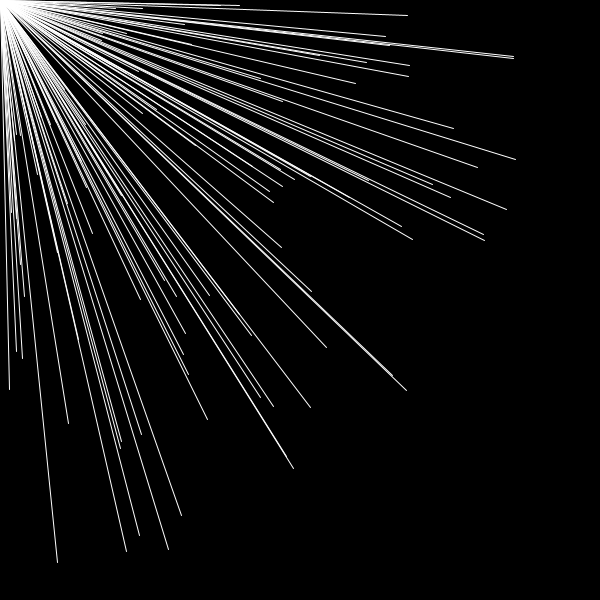
Frame 1 (no input)
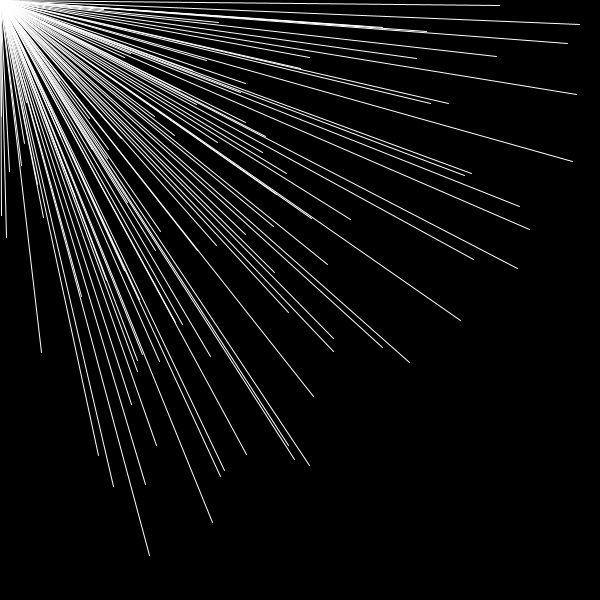
Frame 2 (the mouse pressed at the canvas centre, redrawn once)

The Processing sketch that drew these frames (run headless with seeded random() and noise(); the mouse was pressed at the canvas centre and the sketch redrawn once):

// Processing sketch: intro_pvector
// ── intro_pvector.pde
// renaud.jean-francois(arobas)uqam(point)ca
// Syntaxe Processing version 3.5.4
// lundi, 10 octobre 2022

PVector p1 = new PVector();

void setup() {
  size(600, 600);
  background(0);

  noFill();
  stroke(255);

  noLoop();
}

void draw() {
  background(0);

  for (int i=0; i < 100; i++) {

    float a = random(0, HALF_PI);
    p1 = PVector.fromAngle(a); // à un argument : angle en radian
    //PVector.fromAngle(a, p1); // à deux arguments : angle, PVector ciblé

    float m = random(100, 600);
    p1.mult(m);


    line(0, 0, p1.x, p1.y);
  }
}

void mousePressed() {
  redraw();
}
